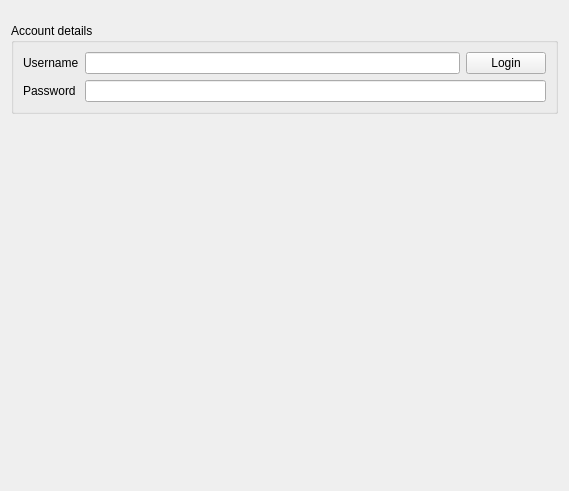
<?xml version="1.0" encoding="UTF-8"?>
<ui version="4.0">
 <class>PlayMusicSettingsPage</class>
 <widget class="QWidget" name="PlayMusicSettingsPage">
  <property name="geometry">
   <rect>
    <x>0</x>
    <y>0</y>
    <width>569</width>
    <height>491</height>
   </rect>
  </property>
  <property name="windowTitle">
   <string>Google Play Music</string>
  </property>
  <property name="windowIcon">
   <iconset resource="../../../data/data.qrc">
    <normaloff>:/providers/playmusic.png</normaloff>:/providers/playmusic.png</iconset>
  </property>
  <layout class="QVBoxLayout" name="verticalLayout_2">
   <item>
    <widget class="LoginStateWidget" name="login_state" native="true"/>
   </item>
   <item>
    <widget class="QWidget" name="login_container" native="true">
     <layout class="QVBoxLayout" name="verticalLayout">
      <property name="leftMargin">
       <number>28</number>
      </property>
      <property name="topMargin">
       <number>0</number>
      </property>
      <property name="bottomMargin">
       <number>0</number>
      </property>
     </layout>
    </widget>
   </item>
   <item>
    <widget class="QGroupBox" name="account_group">
     <property name="title">
      <string>Account details</string>
     </property>
     <layout class="QVBoxLayout" name="verticalLayout_3">
      <item>
       <widget class="QWidget" name="login_container_2" native="true">
        <property name="enabled">
         <bool>true</bool>
        </property>
        <layout class="QGridLayout" name="gridLayout">
         <property name="leftMargin">
          <number>0</number>
         </property>
         <property name="topMargin">
          <number>0</number>
         </property>
         <property name="rightMargin">
          <number>0</number>
         </property>
         <property name="bottomMargin">
          <number>0</number>
         </property>
         <item row="1" column="0">
          <widget class="QLabel" name="username_label">
           <property name="text">
            <string>Username</string>
           </property>
          </widget>
         </item>
         <item row="1" column="1">
          <widget class="QLineEdit" name="username"/>
         </item>
         <item row="2" column="0">
          <widget class="QLabel" name="password_label">
           <property name="text">
            <string>Password</string>
           </property>
          </widget>
         </item>
         <item row="2" column="1" colspan="2">
          <widget class="QLineEdit" name="password">
           <property name="echoMode">
            <enum>QLineEdit::Password</enum>
           </property>
          </widget>
         </item>
         <item row="1" column="2">
          <widget class="QPushButton" name="login">
           <property name="text">
            <string>Login</string>
           </property>
          </widget>
         </item>
        </layout>
       </widget>
      </item>
     </layout>
    </widget>
   </item>
   <item>
    <spacer name="verticalSpacer">
     <property name="orientation">
      <enum>Qt::Vertical</enum>
     </property>
     <property name="sizeHint" stdset="0">
      <size>
       <width>20</width>
       <height>357</height>
      </size>
     </property>
    </spacer>
   </item>
  </layout>
 </widget>
 <customwidgets>
  <customwidget>
   <class>LoginStateWidget</class>
   <extends>QWidget</extends>
   <header>widgets/loginstatewidget.h</header>
   <container>1</container>
  </customwidget>
 </customwidgets>
 <resources>
  <include location="../../../data/data.qrc"/>
 </resources>
 <connections/>
</ui>
